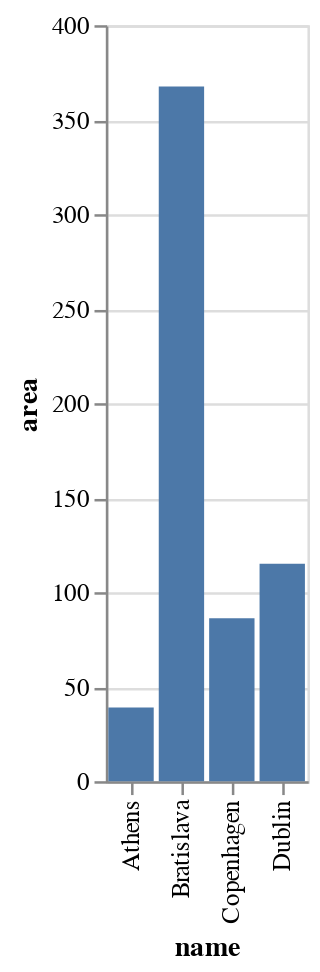

The code cell stored with this chart in its notebook:
### Markdown cell above
If you were to run this notebook from a local Jupyter installation, you might not have the library installed. To install it you would either use Python's package manager `pip` or use Anaconda's package management tool `conda`. There is a convention to list all packages in a `requirements.txt` file. On Deepnote they are automatically installed. Depending on your environment you could enter this line: `!pip install -r requirements.txt` in a code block and all packages needed for the tutorials are installed in one go. Alternatively, you can also run pip from the command line (then without the preceeding the exclamation mark).

Now let's make a bar chart representing the `area` in the cities dataset—in one line!

### Code cell
alt.Chart(cities).mark_bar().encode(x='name', y='area')

### Figure 1 — Vega-Lite specification as saved in the notebook (floating-point values rounded to 4 significant figures)
{"config": {"view": {"continuousWidth": 300, "continuousHeight": 300}}, "data": {"name": "data-dd54ba61bbc986a72de58a97b28ef3f8"}, "mark": {"type": "bar"}, "encoding": {"x": {"field": "name", "type": "nominal"}, "y": {"field": "area", "type": "quantitative"}}, "$schema": "https://vega.github.io/schema/vega-lite/v5.6.1.json", "datasets": {"data-dd54ba61bbc986a72de58a97b28ef3f8": [{"name": "Athens", "area": 39.0, "elevation": 170, "population": 664046}, {"name": "Bratislava", "area": 367.6, "elevation": 152, "population": 429564}, {"name": "Copenhagen", "area": 86.2, "elevation": 14, "population": 602481}, {"name": "Dublin", "area": 115.0, "elevation": 20, "population": 553165}]}}
